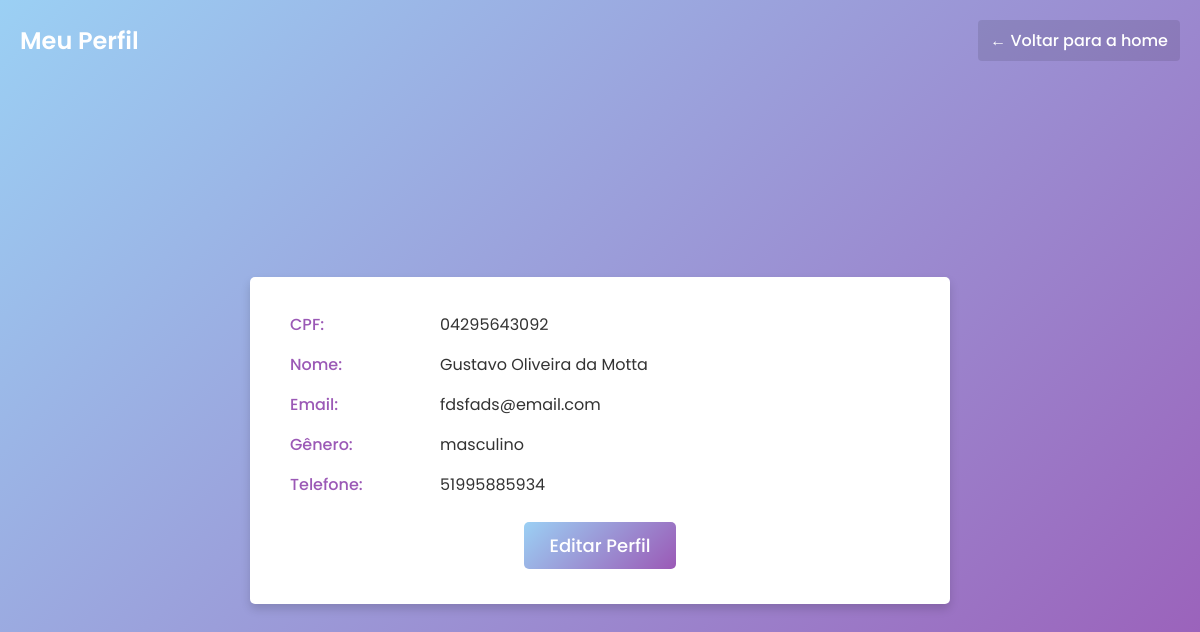
Before: /perfil/ (signed in) with the older database file.
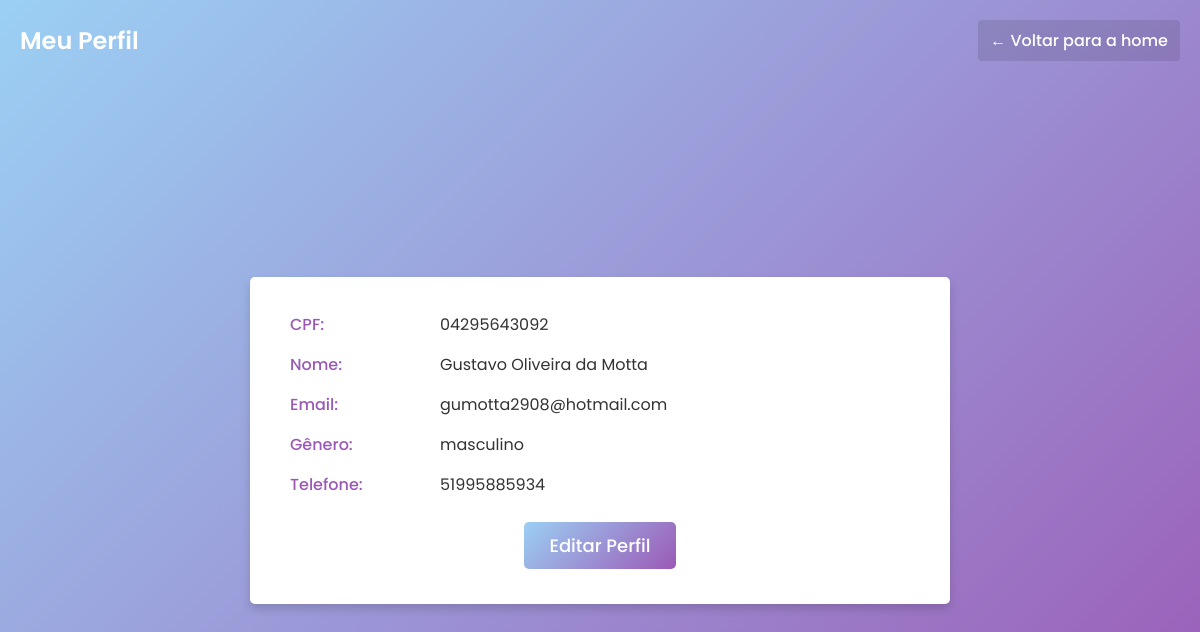
After: the same page with the newer database file.
### EscalaPoms/models.py (models this page shows, shortened)
class Treinador(models.Model):
    cpf = models.CharField(
        max_length=11,
        primary_key=True,
        unique=True,
        help_text="Digite somente os números do CPF"
    )
    nome = models.CharField(max_length=100)
    email = models.EmailField(unique=True)
    senha = models.CharField(max_length=128)
    genero = models.CharField(
        max_length=10,
        choices=[('M', 'Masculino'), ('F', 'Feminino')]
    )
    num_telefone = models.CharField(
        max_length=100,
        null=True,
        blank=True,
        help_text="Número de telefone"
    )

### EscalaPoms/views.py (the view)
# urls.py: path('perfil/', perfil, name='perfil'),
@login_required
def perfil(request):
    cpf = request.user.username
    usuario = obter_usuario_por_cpf(cpf)
    if isinstance(usuario, Treinador):
        url_dashboard = reverse('home_treinador')
    else:
        url_dashboard = reverse('home_aluno')
    return render(request, 'EscalaPoms/perfil.html', {'usuario': usuario,'url_dashboard': url_dashboard})

### EscalaPoms/utils.py (called while the page is built)
def obter_usuario_por_cpf(cpf):
    try:
        return Treinador.objects.get(cpf=cpf)
    except Treinador.DoesNotExist:
        return Aluno.objects.get(cpf=cpf)

### EscalaPoms/templates/EscalaPoms/perfil.html (shortened to what this page needs)
{% load static %}
<!DOCTYPE html>
<html lang="pt">
<head>
  <link rel="stylesheet" href="{% static 'css/colors.css' %}">
  <link rel="stylesheet" href="{% static 'css/perfil.css' %}">
</head>
<body>
  <header class="header">
    <h1>Meu Perfil</h1>
    <a href="{{ url_dashboard }}" class="btn-back">← Voltar para a home</a>  </header>
  <main class="profile-container">
    <div class="profile-card">
      <div class="profile-field">
        <span class="label">CPF:</span>
        <span class="value">{{ usuario.cpf }}</span>
      </div>
      <div class="profile-field">
        <span class="label">Nome:</span>
        <span class="value">{{ usuario.nome }}</span>
      </div>
      <div class="profile-field">
        <span class="label">Email:</span>
        <span class="value">{{ usuario.email }}</span>
      </div>
      <div class="profile-field">
        <span class="label">Gênero:</span>
        <span class="value">{{ usuario.genero }}</span>
      </div>
      <div class="profile-field">
        <span class="label">Telefone:</span>
        <span class="value">{{ usuario.num_telefone }}</span>
      </div>
      <div class="profile-actions">
        <a href="/perfil/editar/" class="btn">Editar Perfil</a>
      </div>
    </div>
  </main>
</body>
</html>

### EscalaPoms/static/css/colors.css (style rules this page uses)
:root { --primary-color: #08c2a0; --secondary-color: #9bd0f4; --tertiary-color: #fff; --accent-color: #d9d9d9; --highlight-color: #9b59b6; }

### EscalaPoms/static/css/perfil.css (style rules this page uses)
* { margin: 0; padding: 0; box-sizing: border-box; font-family: 'Poppins', sans-serif; }
body { min-height: 100vh; display: flex; flex-direction: column; background: linear-gradient(135deg, var(--secondary-color), var(--highlight-color)); }
.header { width: 100%; display: flex; justify-content: space-between; align-items: center; padding: 20px; }
.header h1 { font-size: 24px; font-weight: 600; color: var(--tertiary-color); }
.btn-back { text-decoration: none; color: var(--tertiary-color); font-weight: 500; font-size: 16px; padding: 8px 12px; border-radius: 4px; background: rgba(0,0,0,0.1); transition: background 0.3s, color 0.3s; }
.profile-container { flex: 1; display: flex; justify-content: center; align-items: center; padding: 20px; }
.profile-card { background-color: var(--tertiary-color); padding: 35px 40px; border-radius: 5px; box-shadow: 0 5px 10px rgba(0, 0, 0, 0.15); width: 100%; max-width: 700px; }
.profile-field { display: flex; margin-bottom: 15px; }
.profile-field .label { flex: 0 0 150px; font-weight: 500; color: var(--highlight-color); }
.profile-field .value { flex: 1; color: #333; }
.profile-actions { margin-top: 25px; text-align: center; }
.profile-actions .btn { display: inline-block; padding: 10px 25px; background: linear-gradient(135deg, var(--secondary-color), var(--highlight-color)); color: var(--tertiary-color); text-decoration: none; border: none; border-radius: 5px; font-size: 18px; font-weight: 500; cursor: pointer; transition: background 0.3s ease; }

Changed rows visible on the page:
changed Treinador "Gustavo Oliveira da Motta": email "fdsfads@email.com" → "gumotta2908@hotmail.com"
